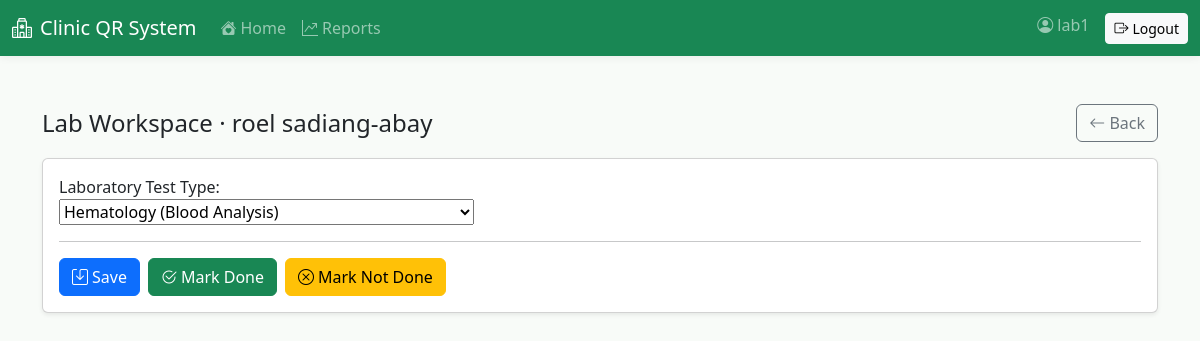
Before: /dashboard/lab/result/125/ (signed in) with the older database file.
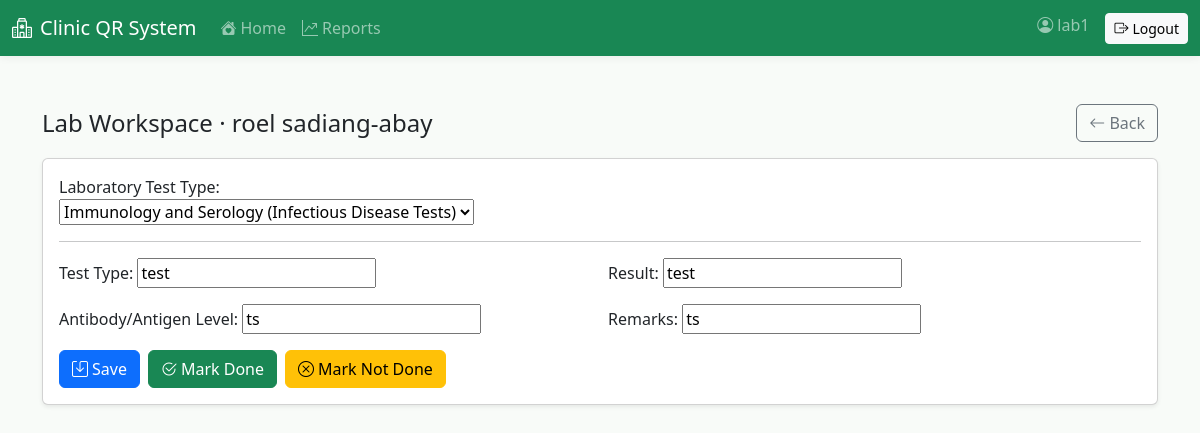
After: the same page with the newer database file.
### visits/models.py (models this page shows, shortened)
class LabResult(models.Model):
    visit = models.ForeignKey('visits.Visit', on_delete=models.CASCADE, related_name='lab_result_entries')
    lab_type = models.CharField(max_length=64, choices=Laboratory.choices)
    status = models.CharField(max_length=32, choices=[
        ('queue', 'Queue'),
        ('claimed', 'Claimed'),
        ('in_process', 'In Process'),
        ('done', 'Done'),
        ('not_done', 'Not Done'),
    ], default='queue')
    results = models.JSONField(default=dict, blank=True)
    created_at = models.DateTimeField(auto_now_add=True)
    updated_at = models.DateTimeField(auto_now=True)
    class Meta:
        ordering = ['-updated_at']

### dashboard/views.py (the view)
# urls.py: path('lab/result/<int:pk>/', views.lab_result_work, name='lab_result_work'),
@login_required
@user_passes_test(lambda u: u.is_superuser or u.groups.filter(name='Laboratory').exists())
def lab_result_work(request, pk: int):
    lab_visit = get_object_or_404(Visit, pk=pk, service='lab')
    lr = LabResult.objects.filter(visit=lab_visit).order_by('-updated_at').first()
    if not lr:
        lr = LabResult.objects.create(visit=lab_visit, lab_type=(lab_visit.lab_test_type or Laboratory.HEMATOLOGY))
    if request.method == 'POST':
        form = LabResultForm(request.POST, instance=lr, initial={'lab_type': lr.lab_type})
        if form.is_valid():
            lr.lab_type = form.cleaned_data['lab_type']
            lr.results = form.to_results_json()
            action = request.POST.get('action')
            if action == 'done':
                lr.status = 'done'
                lab_visit.status = Visit.Status.DONE
                lab_visit.lab_completed = True
                lab_visit.lab_completed_at = timezone.now()
                lab_visit.save(update_fields=['status','lab_completed','lab_completed_at'])
                rec = None
                try:
                    m = re.search(r"From\s+reception\s+#(\d+)", lab_visit.notes or '', flags=re.IGNORECASE)
                    if m:
                        rec_id = int(m.group(1))
                        rec = Visit.objects.filter(pk=rec_id, service='reception').first()
                except Exception:
                    rec = None
                if not rec:
                    today = timezone.localdate()
                    rec = (Visit.objects
                           .filter(service='reception', patient=lab_visit.patient, timestamp__date=today)
                           .order_by('-timestamp')
                           .first())
                if rec:
                    rec.status = Visit.Status.DONE
                    rec.save(update_fields=['status'])
                (Visit.objects
                 .filter(service='reception', patient=lab_visit.patient, timestamp__date=timezone.localdate())
                 .filter(Q(notes__icontains='[visit: laboratory]') | Q(service_type__name__iexact='Laboratory'))
                 .exclude(status=Visit.Status.DONE)
                 .update(status=Visit.Status.DONE))
            elif action == 'not_done':
                lr.status = 'not_done'
            else:
                lr.status = 'in_process'
                lab_visit.status = Visit.Status.IN_PROCESS
                lab_visit.save(update_fields=['status'])
            lr.save()
            messages.success(request, 'Lab result saved.')
            return redirect('dashboard_lab')
    else:
        form = LabResultForm(instance=lr, initial={'lab_type': lr.lab_type})
    return render(request, 'dashboard/lab_result_work.html', {'visit': lab_visit, 'form': form, 'lab_result': lr})

### visits/forms.py (shortened to what this page needs)
class LabResultForm(forms.Form):
    lab_type = forms.ChoiceField(choices=Laboratory.choices, required=True, label='Laboratory Test Type')
    def __init__(self, *args, **kwargs):
        self.instance: LabResult | None = kwargs.pop('instance', None)
        initial = kwargs.get('initial') or {}
        lab_type_value = initial.get('lab_type') or (self.instance.lab_type if self.instance else None)
        super().__init__(*args, **kwargs)
        if lab_type_value:
            self.fields['lab_type'].initial = lab_type_value
        lt = lab_type_value or Laboratory.HEMATOLOGY
        for name, label in LAB_FIELDS.get(lt, []):
            self.fields[name] = forms.CharField(label=label, required=False)
            if self.instance and isinstance(self.instance.results, dict):
                self.fields[name].initial = self.instance.results.get(name, '')

### dashboard/templates/dashboard/lab_result_work.html (shortened to what this page needs)
{% extends 'base.html' %}
{% block content %}
<div class="d-flex justify-content-between align-items-center mb-3">
  <h4 class="mb-0">Lab Workspace · {{ visit.patient.full_name }}</h4>
  <a class="btn btn-outline-secondary" href="/dashboard/lab/"><i class="bi bi-arrow-left"></i> Back</a>
</div>
<div class="card shadow-sm">
  <div class="card-body">
    <form method="post">
      <div class="row g-3">
        <div class="col-md-6">
          {{ form.lab_type.label_tag }}
          {{ form.lab_type }}
        </div>
      </div>
      <hr>
      <div class="row g-3">
        {% for field in form %}
          {% if field.name != 'lab_type' %}
          <div class="col-md-6">
            {{ field.label_tag }}
            {{ field }}
          </div>
          {% endif %}
        {% endfor %}
      </div>
      <div class="mt-3 d-flex gap-2">
        <button class="btn btn-primary" type="submit" name="action" value="save"><i class="bi bi-save me-1"></i>Save</button>
        <button class="btn btn-success" type="submit" name="action" value="done"><i class="bi bi-check2-circle me-1"></i>Mark Done</button>
        <button class="btn btn-warning" type="submit" name="action" value="not_done"><i class="bi bi-x-circle me-1"></i>Mark Not Done</button>
      </div>
    </form>
  </div>
</div>
{% endblock %}

Changed rows visible on the page:
changed LabResult: lab_type "Hematology (Blood Analysis)" → "Immunology and Serology (Infectious Disease Tests)"
Other visible differences:
new list line: "Test Type: test"
new list line: "Result: test"
new list line: "Antibody/Antigen Level: ts"
new list line: "Remarks: ts"
